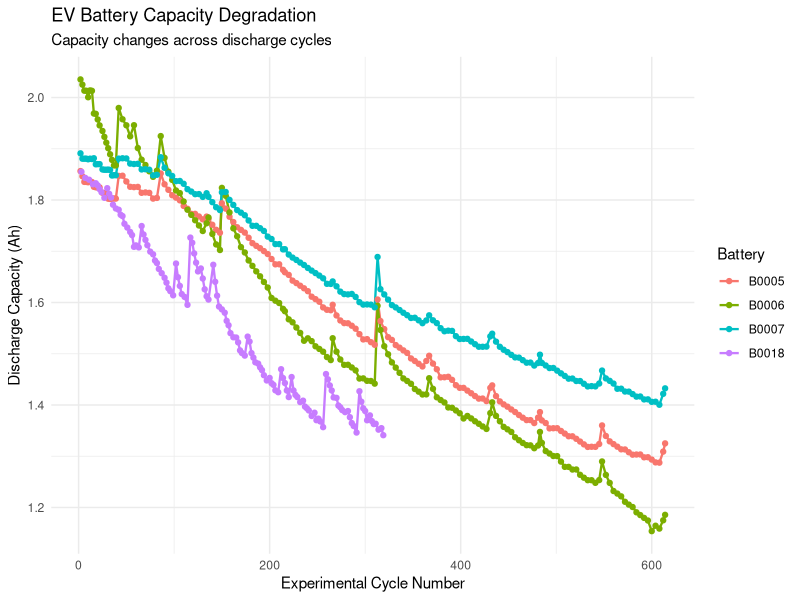
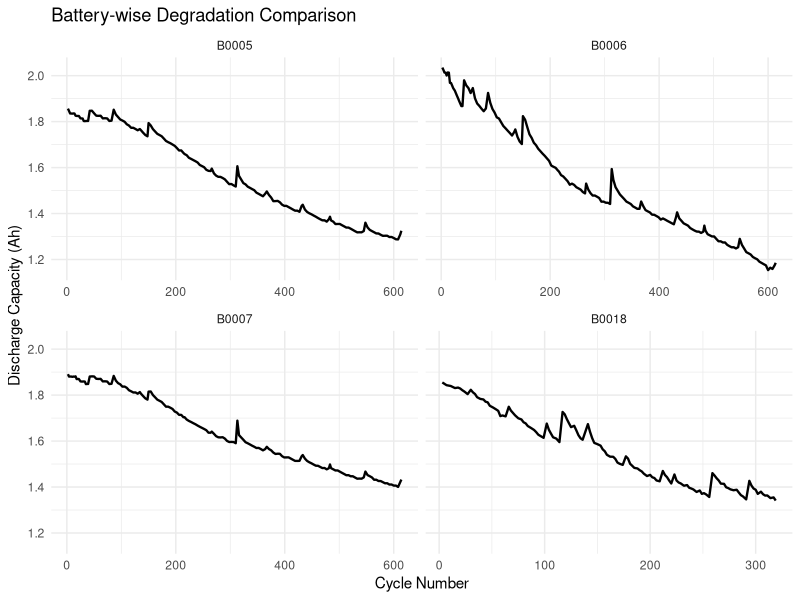
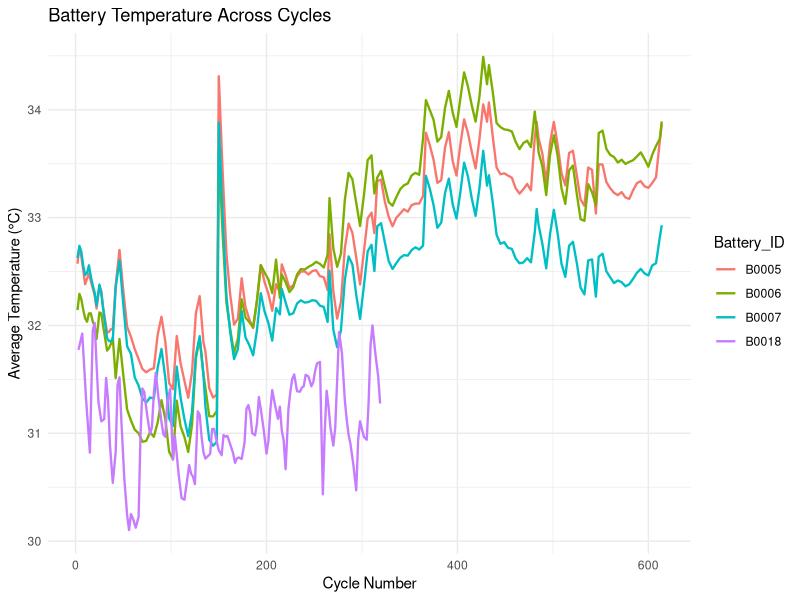
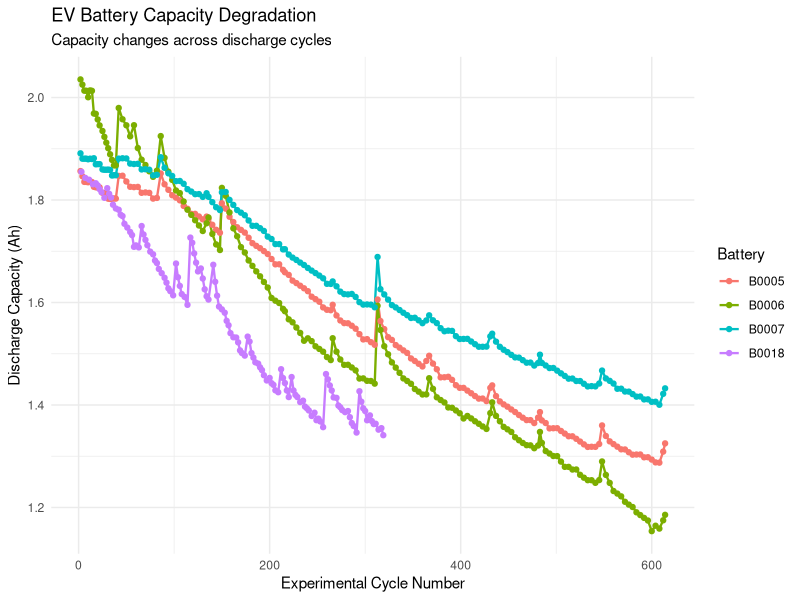
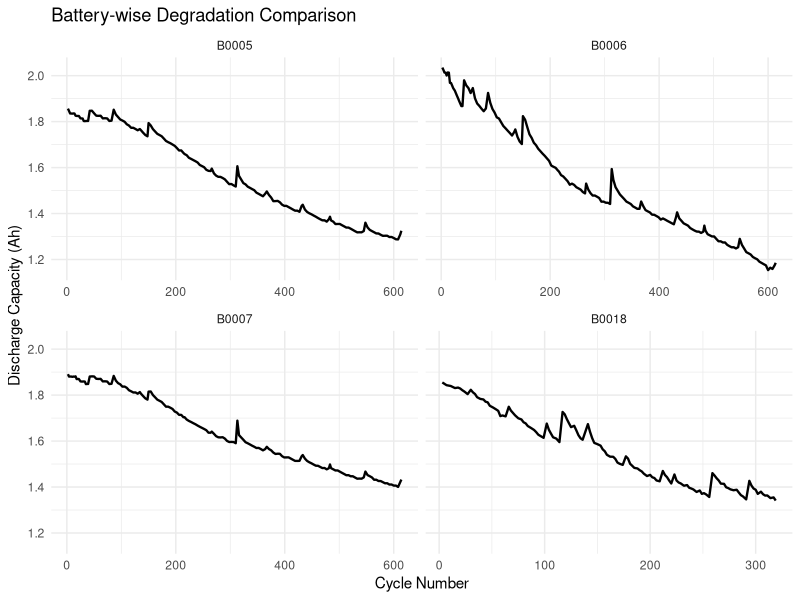
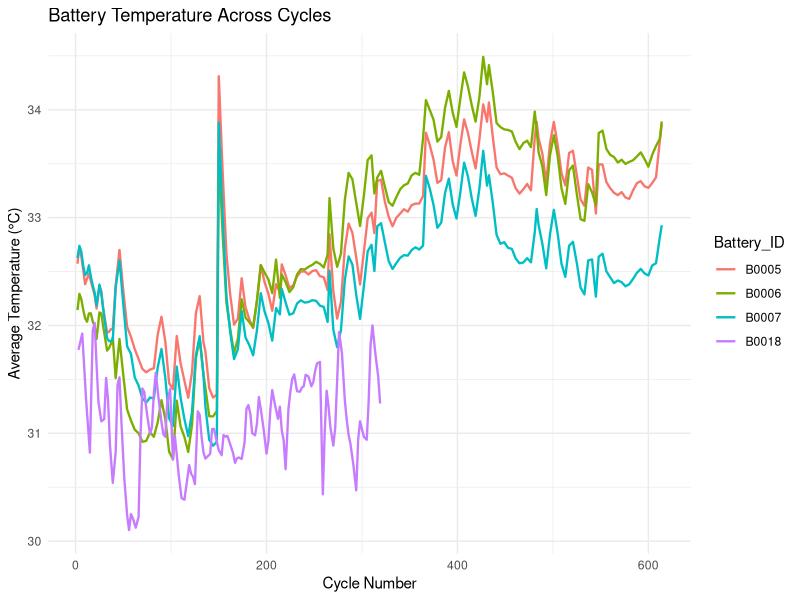

Here is the R script that generated these plots, in order:

# ==========================================
# PHASE 4: EXPLORATORY DATA ANALYSIS
# ==========================================

library(tidyverse)

# Load processed dataset
battery_data <- read.csv(
  "data/processed/battery_cycles.csv"
)

# 1. Dataset overview
cat("Dataset dimensions:\n")
print(dim(battery_data))

cat("\nDataset summary:\n")
print(summary(battery_data))

# 2. Missing value analysis
cat("\nMissing values:\n")
print(colSums(is.na(battery_data)))

# 3. Battery-wise capacity summary
capacity_summary <- battery_data %>%
  group_by(Battery_ID) %>%
  summarise(
    Initial_Capacity = first(Discharge_Capacity),
    Final_Capacity = last(Discharge_Capacity),
    Capacity_Loss = Initial_Capacity - Final_Capacity,
    Total_Cycles = n(),
    .groups = "drop"
  )

print(capacity_summary)

# Capacity degradation graph

p1 <- ggplot(
  battery_data,
  aes(
    x = Cycle_Number,
    y = Discharge_Capacity,
    color = Battery_ID
  )
) +
  geom_line(linewidth = 0.8) +
  geom_point(size = 1.5) +
  labs(
    title = "EV Battery Capacity Degradation",
    subtitle = "Capacity changes across discharge cycles",
    x = "Experimental Cycle Number",
    y = "Discharge Capacity (Ah)",
    color = "Battery"
  ) +
  theme_minimal()

print(p1)

ggsave(
  "plots/capacity_degradation.png",
  p1,
  width = 10,
  height = 6
)

p2 <- ggplot(
  battery_data,
  aes(
    x = Cycle_Number,
    y = Discharge_Capacity
  )
) +
  geom_line(linewidth = 0.8) +
  facet_wrap(~Battery_ID, scales = "free_x") +
  labs(
    title = "Battery-wise Degradation Comparison",
    x = "Cycle Number",
    y = "Discharge Capacity (Ah)"
  ) +
  theme_minimal()

print(p2)

ggsave(
  "plots/battery_comparison.png",
  p2,
  width = 10,
  height = 7
)

p3 <- ggplot(
  battery_data,
  aes(
    x = Cycle_Number,
    y = Mean_Temperature,
    color = Battery_ID
  )
) +
  geom_line(linewidth = 0.8) +
  labs(
    title = "Battery Temperature Across Cycles",
    x = "Cycle Number",
    y = "Average Temperature (°C)"
  ) +
  theme_minimal()

print(p3)

ggsave(
  "plots/temperature_analysis.png",
  p3,
  width = 10,
  height = 6
)
